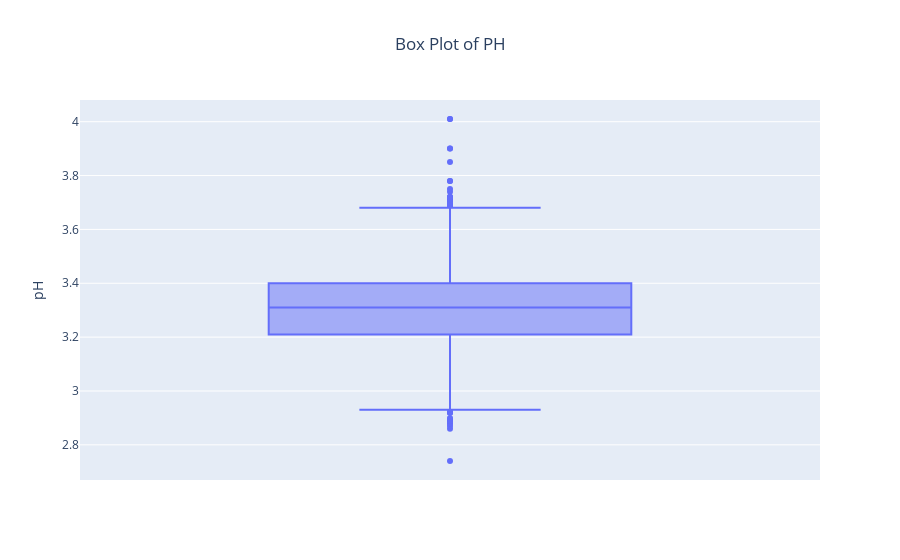

Write notebook code for a chart like this one.
### Markdown cell above
If we try to interpret above box plot it has lots of outliers all values greater thar 42 are considered as outlier. In terms of skewness if we try to analyze it is right skewed or positive skewed means density of data is more near the origin.

### Code cell
fig = go.Figure(px.box(df, y = 'pH', title = 'Box Plot of PH'))
fig.update_layout(title_x=0.5)
fig.show()

### Figure 1 — Plotly figure (JSON) as saved in the notebook; plotly's stock layout.template omitted (floating-point values rounded to 4 significant figures; data arrays with more than 128 entries replaced by an {"elided": "..."} marker saying what was removed)
{"data": [{"alignmentgroup": "True", "hovertemplate": "pH=%{y}<extra></extra>", "legendgroup": "", "marker": {"color": "#636efa"}, "name": "", "notched": false, "offsetgroup": "", "orientation": "v", "showlegend": false, "type": "box", "x0": " ", "xaxis": "x", "y": {"elided": "1599 float values"}, "y0": " ", "yaxis": "y"}], "layout": {"boxmode": "group", "legend": {"tracegroupgap": 0}, "title": {"text": "Box Plot of PH", "x": 0.5}, "xaxis": {"anchor": "y", "domain": [0, 1]}, "yaxis": {"anchor": "x", "domain": [0, 1], "title": {"text": "pH"}}}}
